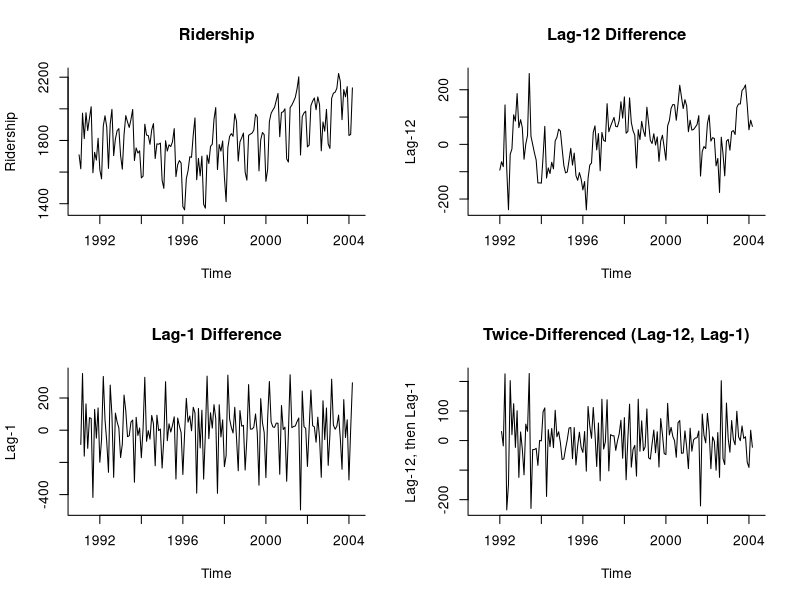

Here is the R script that generated this plot:
library(forecast)
library(zoo)

Amtrak.data <- read.csv("Amtrak data.csv")
ridership.ts <- ts(Amtrak.data$Ridership, start = c(1991, 1), end = c(2004, 3), freq = 12)

# Figure 5-4
par(mfrow = c(2,2))
plot(ridership.ts, ylab = "Ridership", xlab = "Time", bty = "l", xlim = c(1991,2004.25), main = "Ridership")
plot(diff(ridership.ts, lag = 12), ylab = "Lag-12", xlab = "Time", bty = "l", xlim = c(1991,2004.25), main = "Lag-12 Difference")
plot(diff(ridership.ts, lag = 1), ylab = "Lag-1", xlab = "Time", bty = "l", xlim = c(1991,2004.25), main = "Lag-1 Difference")
plot(diff(diff(ridership.ts, lag = 12), lag = 1), ylab = "Lag-12, then Lag-1", xlab = "Time", bty = "l", xlim = c(1991,2004.25), main = "Twice-Differenced (Lag-12, Lag-1)")
dev.off()

ridership.deseasonalized <- diff(ridership.ts, lag = 12)
summary(tslm(ridership.deseasonalized ~ trend))
